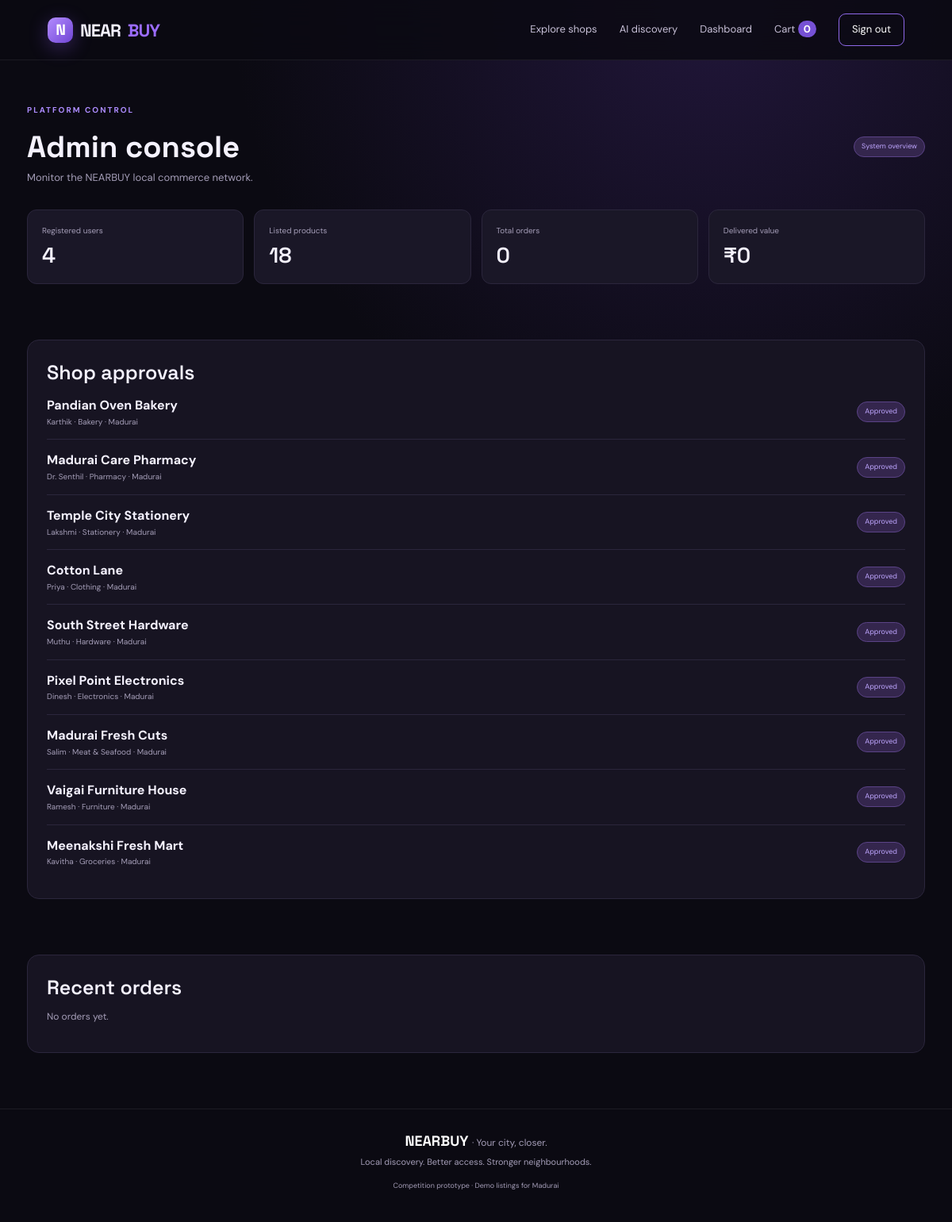
The page /admin (signed in) on the database its author committed.
### models.py (models this page shows)
class Shop(db.Model):
    id = db.Column(db.Integer, primary_key=True)
    name = db.Column(db.String(140), nullable=False)
    owner_name = db.Column(db.String(100), nullable=False)
    category = db.Column(db.String(60), nullable=False)
    description = db.Column(db.Text, default="")
    city = db.Column(db.String(80), nullable=False, index=True)
    area = db.Column(db.String(100), default="")
    address = db.Column(db.String(255), default="")
    phone = db.Column(db.String(30), default="")
    approved = db.Column(db.Boolean, default=True)
    created_at = db.Column(db.DateTime, default=datetime.utcnow)
    products = db.relationship("Product", backref="shop", cascade="all, delete-orphan")

### app.py (the view)
@app.route("/admin")
@role_required("admin")
def admin_dashboard():
    return render_template("admin_dashboard.html",
        shops=Shop.query.order_by(Shop.created_at.desc()).all(),
        orders=Order.query.order_by(Order.created_at.desc()).limit(30).all(),
        users_count=User.query.count(), products_count=Product.query.count(),
        orders_count=Order.query.count(),
        revenue=db.session.query(func.sum(Order.total)).filter(Order.status=="Delivered").scalar() or 0)

### app.py (called while the page is built)
@login_manager.user_loader
def load_user(user_id):
    return db.session.get(User, int(user_id))

def role_required(*roles):
    def decorator(fn):
        @wraps(fn)
        @login_required
        def wrapped(*args, **kwargs):
            if current_user.role not in roles:
                abort(403)
            return fn(*args, **kwargs)
        return wrapped
    return decorator

@app.context_processor
def inject_globals():
    cart = session.get("cart", {})
    return {"cart_count": sum(int(v) for v in cart.values()), "categories": [
        "Groceries", "Furniture", "Meat & Seafood", "Electronics",
        "Clothing", "Hardware", "Pharmacy", "Stationery", "Bakery"
    ]}

### templates/admin_dashboard.html
{% extends "base.html" %}{% block title %}Admin console{% endblock %}{% block content %}
<div class="dashboard-head"><div><div class="eyebrow">PLATFORM CONTROL</div><h1>Admin console</h1><p>Monitor the NEARBUY local commerce network.</p></div><span class="status">System overview</span></div>
<div class="metric-grid"><div class="metric"><small>Registered users</small><strong>{{ users_count }}</strong></div><div class="metric"><small>Listed products</small><strong>{{ products_count }}</strong></div><div class="metric"><small>Total orders</small><strong>{{ orders_count }}</strong></div><div class="metric"><small>Delivered value</small><strong>₹{{ '%.0f'|format(revenue) }}</strong></div></div>
<section class="panel section"><h2>Shop approvals</h2>{% for s in shops %}<div class="order-row"><div><b>{{ s.name }}</b><small>{{ s.owner_name }} · {{ s.category }} · {{ s.city }}</small></div><div class="order-right">{% if s.approved %}<span class="status">Approved</span>{% else %}<form method="post" action="{{ url_for('approve_shop', shop_id=s.id) }}"><button class="btn small primary">Approve shop</button></form>{% endif %}</div></div>{% else %}<p class="muted">No shops registered.</p>{% endfor %}</section>
<section class="panel section"><h2>Recent orders</h2>{% for o in orders %}<div class="order-row"><div><b>#{{ o.id }} · {{ o.shop.name }} · {{ o.customer_name }}</b><small>{{ o.created_at.strftime('%d %b %Y, %I:%M %p') }}</small></div><div class="order-right"><b>₹{{ '%.2f'|format(o.total) }}</b><span class="status">{{ o.status }}</span></div></div>{% else %}<p class="muted">No orders yet.</p>{% endfor %}</section>
{% endblock %}

### static/style.css (style rules this page uses)
:root { --bg:#0b0a12;--panel:#151321;--panel2:#1b182a;--line:#2b263c;--text:#f5f2ff;--muted:#a49db7;--purple:#9b6cff;--purple2:#7145d8;--green:#73e0b0;--font:'DM Sans',sans-serif;--display:'Space Grotesk',sans-serif }
* { box-sizing:border-box }
body { margin:0;background:radial-gradient(circle at 75% 0%,#21163a 0,transparent 34%),var(--bg);color:var(--text);font-family:var(--font);line-height:1.55 }
.eyebrow { font-size:10px;font-weight:700;letter-spacing:2px;color:#ad8cff;margin-bottom:14px }
.section { margin-top:70px }
.section-head h2,.panel h2 { font:600 25px var(--display);margin:0 }
.muted { color:var(--muted);font-size:12px }
.auth-card,.panel { background:#171422;border:1px solid var(--line);border-radius:15px;padding:24px }
.cart-row,.order-row { display:flex;align-items:center;gap:14px;padding:14px 0;border-bottom:1px solid var(--line) }
.cart-row:last-child,.order-row:last-child { border:0 }
.cart-product small,.order-row small { font-size:10px;color:var(--muted);display:block }
.dashboard-head { display:flex;justify-content:space-between;align-items:center;padding:55px 0 25px }
.dashboard-head h1 { font:700 38px var(--display);margin:0 }
.dashboard-head p { color:var(--muted);font-size:13px;margin:5px 0 }
.order-right { display:grid;justify-items:end;gap:5px;margin-left:auto }
.status { font-size:9px;color:#bfa6ff;background:#34264d;border:1px solid #5b4387;border-radius:20px;padding:5px 9px;white-space:nowrap }
.metric-grid { display:grid;grid-template-columns:repeat(4,1fr);gap:13px }
.metric { background:#1a1727;border:1px solid var(--line);border-radius:12px;padding:18px;display:grid;gap:6px }
.metric small { color:var(--muted);font-size:10px }
.metric strong { font:600 27px var(--display) }

### rows shown on the page
Shop: name "Pandian Oven Bakery", owner_name "Karthik", category "Bakery", city "Madurai", approved "Approved"
Shop: name "Madurai Care Pharmacy", owner_name "Dr. Senthil", category "Pharmacy", city "Madurai", approved "Approved"
Shop: name "Temple City Stationery", owner_name "Lakshmi", category "Stationery", city "Madurai", approved "Approved"
Shop: name "Cotton Lane", owner_name "Priya", category "Clothing", city "Madurai", approved "Approved"
Shop: name "South Street Hardware", owner_name "Muthu", category "Hardware", city "Madurai", approved "Approved"
Shop: name "Pixel Point Electronics", owner_name "Dinesh", category "Electronics", city "Madurai", approved "Approved"
Shop: name "Madurai Fresh Cuts", owner_name "Salim", category "Meat & Seafood", city "Madurai", approved "Approved"
Shop: name "Vaigai Furniture House", owner_name "Ramesh", category "Furniture", city "Madurai", approved "Approved"
Shop: name "Meenakshi Fresh Mart", owner_name "Kavitha", category "Groceries", city "Madurai", approved "Approved"

### other values the page prints
{{ cart_count }} "0"
{{ users_count }} "4"
{{ products_count }} "18"
{{ orders_count }} "0"
{{ '%.0f'|format(revenue) }} "0"
